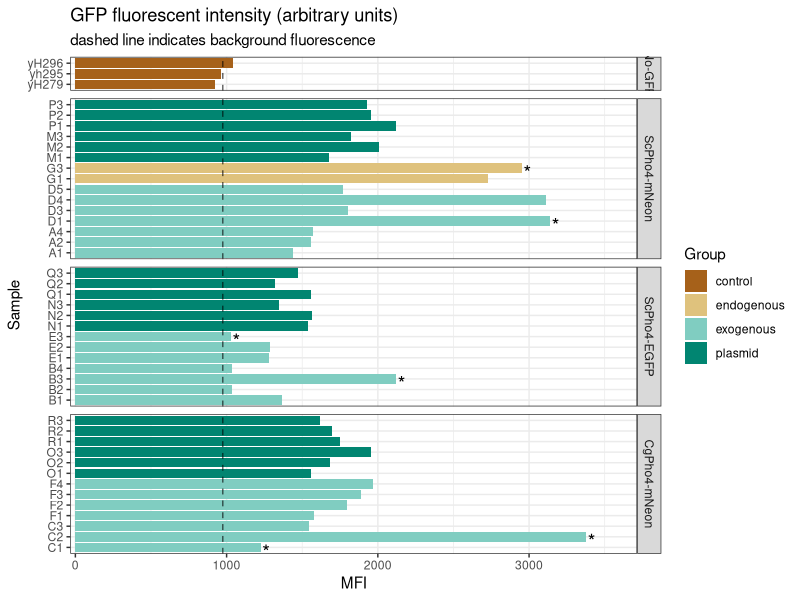
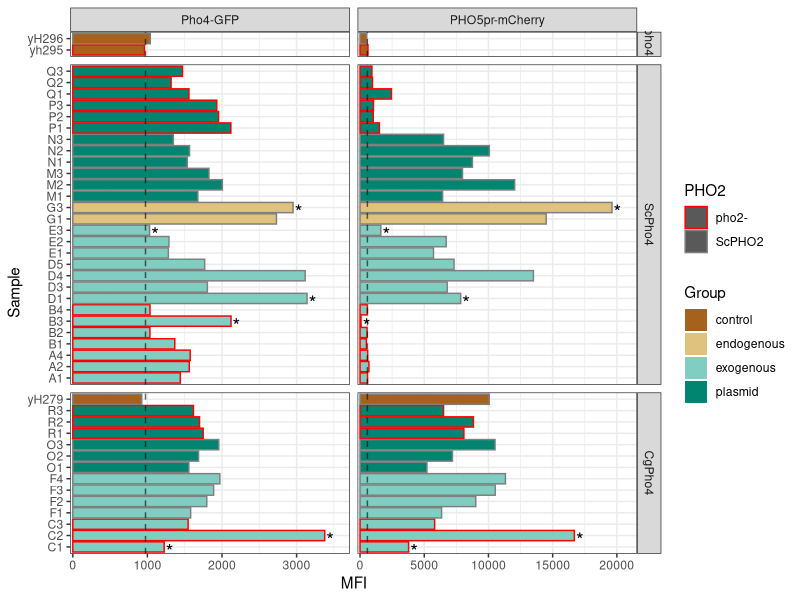

R code for these plots, in order: (Note: this script raises an error after producing the figures.)
## ---- chunk 1
require(tidyverse)
require(cowplot)
## ---- chunk 2
dat <- read_csv("20201223-Pho4-GFP-stats.csv")
dat <- dat %>% mutate(Pho4GFP = factor(Pho4GFP, levels = c("No-GFP","ScPho4-mNeon","ScPho4-EGFP", "CgPho4-mNeon")), Group = factor(Group, levels = c("control", "endogenous", "exogenous", "plasmid")), Pho4 = factor(Pho4, levels = c("pho4-","ScPho4", "CgPho4"))) %>% filter(Sample != "G2") # remove G2 as it most likely had multiple PHO5pr-mCherry integrated and causes the rest of the RFP data to be compressed
issues <- c("G3","B3","C1","C2","D1","E3") # see below for reasons
## ---- chunk 3
gfp.bg <- dat %>% filter(Pho4GFP == "No-GFP", Parameter == "Pho4-GFP") %>% pull(Median) %>% mean()
p1 <- dat %>% filter(Parameter == "Pho4-GFP") %>% 
  ggplot(aes(x = Sample, y = Median, fill =  Group)) + 
  geom_text(aes(label = ifelse(Sample %in% issues, "*", ""), hjust = -0.2, vjust = 0.8), color = "black", size = 5) +
  geom_bar(stat = "identity", position = position_dodge2(width = 0.9)) +
  geom_hline(yintercept = gfp.bg, linetype = "dashed", alpha = 0.6) +
  facet_grid(Pho4GFP~., scales = "free_y", space = "free_y") +
  scale_fill_brewer(type = "div", drop = FALSE) + ylab("MFI") +
  coord_flip() + scale_y_continuous(expand = expansion(mult = c(0.01,0.1))) +
  theme_bw() + labs(title = "GFP fluorescent intensity (arbitrary units)", subtitle = "dashed line indicates background fluorescence")

p1
## ---- chunk 4
rfp.basal <- dat %>% filter(PHO5RFP, Pho4 == "pho4-", Parameter == "PHO5pr-mCherry") %>% pull(Median) %>% mean()

# removed a few outliers with MFI > 20k
p1 <- dat %>% filter(PHO5RFP) %>% 
  ggplot(aes(x = Sample, y = Median, fill =  Group, color = PHO2)) + 
  geom_bar(stat = "identity", position = position_dodge2(width = 0.9)) +
  geom_text(aes(label = ifelse(Sample %in% issues, "*", ""), hjust = -0.2, vjust = 0.8), color = "black", size = 5) +
  geom_hline(aes(yintercept = ifelse(Parameter == "Pho4-GFP", gfp.bg, rfp.basal)), linetype = 2, alpha = 0.6) +
  facet_grid(Pho4 ~ Parameter, scales = "free", space = "free_y") + ylab("MFI") +
  scale_fill_brewer(type = "div", drop = FALSE) + scale_color_manual(values = c("red", NA)) +
  coord_flip() + scale_y_continuous(expand = expansion(mult = c(0.01,0.1))) +
  theme_bw()
p1
## ---- chunk 5
# calculate gfp background
gfp.bg <- dat %>% filter(Pho4GFP == "No-GFP", Parameter == "Pho4-GFP") %>% pull(Median) %>% mean()
# transform
dat1 <- dat %>% select(-Count, -CV, -rCV) %>% 
  pivot_wider(names_from = Parameter, values_from = Median) %>% 
  mutate(GFP.noBG = ifelse(Pho4GFP == "No-GFP", NA, `Pho4-GFP` - gfp.bg),
         RFP.noBG = ifelse(PHO5RFP, `PHO5pr-mCherry` - rfp.bg, 0),
         RFP.FC = ifelse(PHO5RFP, RFP.noBG / rfp.basal, NA),
         nRFP.FC = RFP.FC / GFP.noBG * median(GFP.noBG, na.rm = T))
## ---- chunk 6
dat2 <- dat1 %>% filter(Pho4GFP != "No-GFP", PHO5RFP)
p1 <- dat2 %>% 
  mutate(GFP.noBG = GFP.noBG / 1000, RFP.noBG = RFP.noBG / 1000) %>% 
  pivot_longer(cols = c(GFP.noBG, RFP.noBG), names_to = "Parameter", values_to = "Value") %>%
  mutate(Parameter = factor(Parameter, levels = c("GFP.noBG", "RFP.noBG"),  
                            labels = c("Pho4-GFP abundance", "PHO5pr-mCherry level")),
         Group = factor(Group, levels = c("control", "endogenous", "exogenous", "plasmid"))) %>% 
  ggplot(aes(x = Sample, y = Value, fill =  Group, color = PHO2)) + 
  geom_bar(stat = "identity", position = position_dodge2(width = 0.9)) +
  geom_text(aes(label = ifelse(Sample %in% issues, "*", ""), hjust = -0.2, vjust = 0.8), color = "black", size = 5) +
  facet_grid(Pho4GFP ~ Parameter, scales = "free", space = "free_y") +
  scale_fill_brewer(type = "div", drop = FALSE) + scale_color_manual(values = c("red", NA)) +
  coord_flip() + scale_y_continuous(expand = expansion(mult=c(0.01,0.1))) + ylab("MFI (x1000, a.u.)") + 
  theme_bw()
  
p2 <- dat2 %>% 
  pivot_longer(cols = c(RFP.FC, nRFP.FC), names_to = "Parameter", values_to = "Value") %>%
  mutate(Parameter = factor(Parameter, levels = c("RFP.FC", "nRFP.FC"), 
                            labels = c("PHO5 fold induction", "PHO5 induction / Pho4-GFP")),
         Group = factor(Group, levels = c("control", "endogenous", "exogenous", "plasmid"))) %>% 
  ggplot(aes(x = Sample, y = Value, fill =  Group, color = PHO2)) + 
  geom_bar(stat = "identity", position = position_dodge2(width = 0.9)) +
  geom_text(aes(label = ifelse(Sample %in% issues, "*", ""), hjust = -0.2, vjust = 0.8), color = "black", size = 5) +
  geom_hline(yintercept = 1, linetype = 2) +
  facet_grid(Pho4GFP ~ Parameter, scales = "free", space = "free_y") +
  scale_fill_brewer(type = "div", drop = F) + scale_color_manual(values = c("red", NA)) +
  coord_flip() + scale_y_continuous(expand = expansion(mult=c(0.01,0.1))) + ylab("Fold Induction") + xlab("") +
  theme_bw()

## place shared legend at the bottom
## reference: https://wilkelab.org/cowplot/articles/shared_legends.html
legend <- get_legend(
  p1 + 
  guides(color = guide_legend(nrow = 1), fill = guide_legend(nrow = 1)) +
  theme(legend.position = "bottom")
)
prow <- plot_grid(
  p1 + theme(legend.position="none"),
  p2 + theme(legend.position="none"),
  align = 'vh',
  labels = c("A", "B", "C"),
  hjust = -1,
  nrow = 1
)
plot_grid(prow, legend, ncol = 1, rel_heights = c(1, .1))
